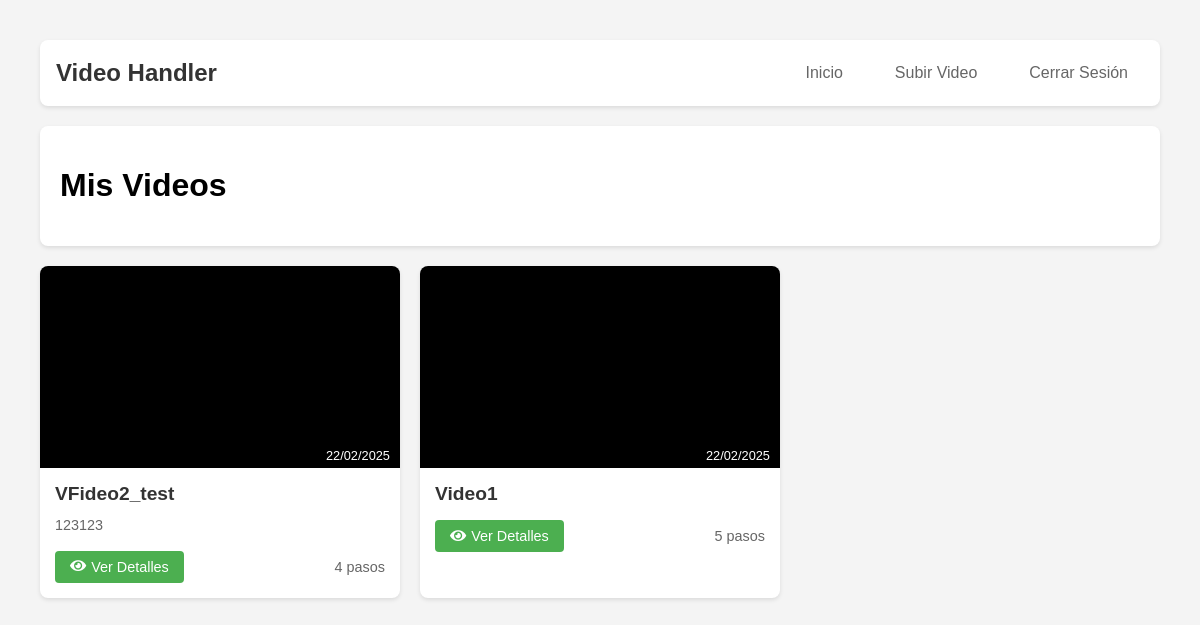
The page /my-videos/ (signed in) on the database its author committed.
### video_handler/models.py (models this page shows, shortened)
class Video(models.Model):
    title = models.CharField(max_length=100)
    description = models.TextField(blank=True)
    file = models.FileField(upload_to='videos/')
    uploaded_at = models.DateTimeField(auto_now_add=True)
    user = models.ForeignKey(User, on_delete=models.CASCADE)

### video_handler/views.py (the view)
# urls.py: path('my-videos/', views.my_videos, name='my_videos'),
@login_required
def my_videos(request):
    videos = Video.objects.filter(user=request.user).order_by('-uploaded_at')
    return render(request, 'video_handler/my_videos.html', {'videos': videos})

### video_handler/templates/video_handler/my_videos.html (shortened to what this page needs)
{% extends "video_handler/base.html" %}
{% block content %}
<div class="dashboard-container">
    <nav class="navbar">
        <div class="nav-brand">Video Handler</div>
        <div class="nav-menu">
            <a href="{% url 'video_handler:index' %}" class="nav-link">Inicio</a>
            <a href="{% url 'video_handler:upload_video' %}" class="nav-link">Subir Video</a>
            <a href="{% url 'video_handler:logout' %}" class="nav-link">Cerrar Sesión</a>
        </div>
    </nav>
    <div class="content">
        <div class="welcome-section">
            <h1>Mis Videos</h1>
        </div>
        <div class="videos-grid">
            {% for video in videos %}
            <div class="video-item">
                <div class="video-preview">
                    <video width="100%" preload="metadata">
                        <source src="{{ video.file.url }}" type="video/mp4">
                    </video>
                    <div class="video-overlay">
                        <span class="video-duration">{{ video.uploaded_at|date:"d/m/Y" }}</span>
                    </div>
                </div>
                <div class="video-info">
                    <h3 class="video-title">{{ video.title }}</h3>
                    <p class="video-description">{{ video.description|truncatechars:100 }}</p>
                    <div class="video-actions">
                        <a href="{% url 'video_handler:video_detail' video.id %}" class="action-button view">
                            <i class="fas fa-eye"></i> Ver Detalles
                        </a>
                        <span class="steps-count">{{ video.steps.count }} pasos</span>
                    </div>
                </div>
            </div>
            {% empty %}
            <div class="no-videos">
                <p>No tienes videos subidos aún.</p>
                <a href="{% url 'video_handler:upload_video' %}" class="submit-button">Subir Primer Video</a>
            </div>
            {% endfor %}
        </div>
    </div>
</div>
<link rel="stylesheet" href="https://cdnjs.cloudflare.com/ajax/libs/font-awesome/5.15.4/css/all.min.css">
{% endblock %}

### video_handler/templates/video_handler/base.html (style rules this page uses)
body { font-family: Arial, sans-serif; background-color: #f4f4f4; margin: 0; padding: 20px; }
a { color: #4CAF50; text-decoration: none; }
.dashboard-container { max-width: 1200px; margin: 0 auto; padding: 20px; }
.navbar { display: flex; justify-content: space-between; align-items: center; background-color: white; padding: 1rem; border-radius: 8px; box-shadow: 0 2px 4px rgba(0, 0, 0, 0.1); margin-bottom: 20px; }
.nav-brand { font-size: 1.5rem; font-weight: bold; color: #333; }
.nav-menu { display: flex; gap: 20px; }
.nav-link { color: #666; text-decoration: none; padding: 8px 16px; border-radius: 4px; transition: background-color 0.3s; }
.welcome-section { background-color: white; padding: 20px; border-radius: 8px; box-shadow: 0 2px 4px rgba(0, 0, 0, 0.1); margin-bottom: 20px; }
video { border-radius: 4px; }
.action-button { padding: 5px 15px; border-radius: 4px; text-decoration: none; color: white; font-size: 0.9em; }
.videos-grid { display: grid; grid-template-columns: repeat(auto-fill, minmax(300px, 1fr)); gap: 20px; margin-top: 20px; }
.video-item { background: white; border-radius: 8px; overflow: hidden; box-shadow: 0 2px 4px rgba(0, 0, 0, 0.1); transition: transform 0.2s; }
.video-preview { position: relative; width: 100%; height: 0; padding-bottom: 56.25%; background: #000; overflow: hidden; }
.video-preview video { position: absolute; top: 0; left: 0; width: 100%; height: 100%; object-fit: cover; }
.video-overlay { position: absolute; bottom: 0; right: 0; padding: 5px 10px; background: rgba(0, 0, 0, 0.7); color: white; font-size: 0.8em; border-top-left-radius: 8px; }
.video-info { padding: 15px; }
.video-title { margin: 0 0 10px 0; font-size: 1.2em; color: #333; }
.video-description { color: #666; font-size: 0.9em; margin: 0 0 15px 0; line-height: 1.4; }
.video-actions { display: flex; justify-content: space-between; align-items: center; }
.action-button.view { background-color: #4CAF50; color: white; padding: 8px 15px; border-radius: 4px; text-decoration: none; font-size: 0.9em; display: inline-flex; align-items: center; gap: 5px; }
.steps-count { color: #666; font-size: 0.9em; }

### rows shown on the page
Video: uploaded_at "22/02/2025", title "VFideo2_test", description "123123", steps.count "4"
Video: uploaded_at "22/02/2025", title "Video1", steps.count "5"
